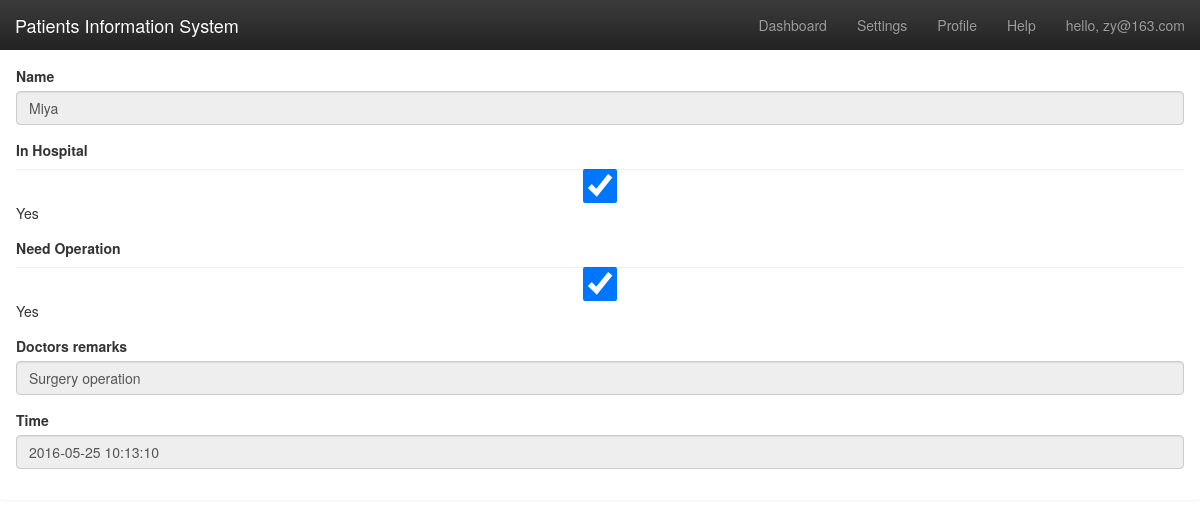
The page /view_treatment_plan.php (signed in) on the database its author committed.
### tables this page shows
CREATE TABLE `tb_treatment` (
  `id` int(11) NOT NULL AUTO_INCREMENT,
  `InHospital` tinyint(1) DEFAULT NULL,
  `IsOperation` tinyint(1) DEFAULT NULL,
  `Remarks` tinytext,
  `patient_id` int(11) DEFAULT NULL,
  `doctor_id` int(11) DEFAULT NULL,
  `recorded_on` datetime NOT NULL DEFAULT CURRENT_TIMESTAMP,
  PRIMARY KEY (`id`),
  UNIQUE KEY `TID_UNIQUE` (`id`),
  KEY `Pid_idx` (`patient_id`),
  KEY `Foreignkey1_idx` (`doctor_id`),
  CONSTRAINT `foreign1_treatment` FOREIGN KEY (`doctor_id`) REFERENCES `tb_doctors` (`Did`) ON DELETE NO ACTION ON UPDATE NO ACTION,
  CONSTRAINT `foreign2_treatment` FOREIGN KEY (`patient_id`) REFERENCES `tb_patients` (`PID`) ON DELETE NO ACTION ON UPDATE NO ACTION
);

CREATE TABLE `tb_patients` (
  `PID` int(11) NOT NULL AUTO_INCREMENT,
  `Married` tinyint(1) DEFAULT NULL,
  `age` int(11) DEFAULT NULL,
  `name` varchar(45) DEFAULT NULL,
  `outdate` date DEFAULT NULL,
  `indate` date DEFAULT NULL,
  `addr` varchar(45) DEFAULT NULL,
  `gender` tinyint(4) DEFAULT NULL,
  `Did` int(11) DEFAULT NULL,
  `Nid` int(11) DEFAULT NULL,
  `email` varchar(30) NOT NULL,
  `is_recovered` tinyint(1) DEFAULT '0',
  `password` varchar(30) DEFAULT NULL,
  `specname` varchar(30) DEFAULT NULL,
  PRIMARY KEY (`PID`),
  UNIQUE KEY `PID_UNIQUE` (`PID`),
  UNIQUE KEY `email_UNIQUE` (`email`),
  KEY `Did_idx` (`Did`),
  KEY `Nid_idx` (`Nid`),
  KEY `foreign1_pa_idx` (`specname`),
  KEY `email` (`email`),
  CONSTRAINT `Did` FOREIGN KEY (`Did`) REFERENCES `tb_doctors` (`Did`) ON DELETE NO ACTION ON UPDATE NO ACTION,
  CONSTRAINT `Nid` FOREIGN KEY (`Nid`) REFERENCES `tb_nurses` (`Nid`) ON DELETE NO ACTION ON UPDATE NO ACTION,
  CONSTRAINT `foreign1_pa` FOREIGN KEY (`specname`) REFERENCES `specialty` (`Specname`) ON DELETE NO ACTION ON UPDATE NO ACTION
);

### view_treatment_plan.php (the view, shortened to what this page needs)
<html>
    <link href="bootstrap-3.3.5-dist/css/bootstrap.min.css" rel="stylesheet">
    <link href="bootstrap-3.3.5-dist/css/bootstrap-theme.min.css" rel="stylesheet">
    <link href="mycss/theme.css" rel="stylesheet">
    <link href="mycss/dashboard.css" rel="stylesheet">
	<?php
		$serverName = "573dc08a9d3d2.bj.cdb.myqcloud.com";
		$serverPort = "14376";
		$password = "patient+infor";
		$username = "root";
		$db_name = "test";
		$conn = new mysqli($serverName, $username, $password, $db_name, $serverPort);
	?>
<body>
	<nav class="navbar navbar-inverse navbar-fixed-top">
      <div class="container-fluid">
        <div class="navbar-header">
          <a class="navbar-brand" href="patientsMain.php">Patients Information System</a>
        </div>
        <div id="navbar" class="navbar-collapse collapse">
          <ul class="nav navbar-nav navbar-right">
            <li><a href="#">Dashboard</a></li>
            <li><a href="#">Settings</a></li>
            <li><a href="#">Profile</a></li>
            <li><a href="#">Help</a></li>
			<li>
				<a href="#">
				<?php
					if (isset($_SESSION['email']))
				      {
							echo "hello, ". $_SESSION['email'];
					  }
					  else
					  {
							echo "hello, Guest";
					  }
				?>
				</a>
			</li>
          </ul>
        </div>
      </div>
    </nav>
	<div class="panel panel-blue margin-bottom-40">
		<div class="panel-body">
			<form class="margin-bottom-40" role="form" method="post">
				<?php
					$sql = "SELECT tb_patients.name, tb_treatment.InHospital, tb_treatment.IsOperation, tb_treatment.Remarks, tb_treatment.recorded_on FROM tb_patients, tb_treatment WHERE tb_patients.email = '$_SESSION[email]' and tb_treatment.patient_id=tb_patients.PID";
					$result = $conn->query($sql);
					if ($result->num_rows > 0)
					{
						$row = $result->fetch_assoc();
						echo "<div class='form-group'>";
						echo "<label for='patient_name'>Name</label>";
						echo "<input type='text' class='form-control' id='patient_name' value='$row[name]' readonly='readonly'>";
						echo "</div>";
						echo "<div class='form-group'>";
						echo "<label for='patient_inhospital'>In Hospital</label>";
						if ($row['InHospital'] == 0)
							echo "<input type='checkbox' class='form-control' id='patient_inhospital' readonly='readonly' checked>"."No"."</input>";
						else if ($row['InHospital'] == 1)
							echo "<input type='checkbox' class='form-control' id='patient_inhospital' readonly='readonly' checked>"."Yes"."</input>";
						echo "</div>";
						echo "<div class='form-group'>";
						echo "<label for='IsOperation'>Need Operation</label>";
						if ($row['IsOperation'] == 0)
							echo "<input type='checkbox' class='form-control' id='IsOperation' readonly='readonly' checked>"."No"."</input>";
						else if ($row['IsOperation'] == 1)
							echo "<input type='checkbox' class='form-control' id='IsOperation' readonly='readonly' checked>"."Yes"."</input>";
						echo "</div>";
						echo "<div class='form-group'>";
						echo "<label for='doctors_Remarks'>Doctors remarks</label>";
						echo "<input type='text' id='doctors_Remarks' name='doctors_Remarks' class='form-control' value='$row[Remarks]' readonly='readonly'>";
						echo "</div>";
						echo "<div class='form-group'>";
						echo "<label for='recorded_on'>Time</label>";
						echo "<input type='text' class='form-control' id='recorded_on' value='$row[recorded_on]' name='recorded_on' readonly='readonly'>";
						echo "</div>";
					}
				?>
			</form>
		</div>
	</div>
</body>
</html>

### mycss/theme.css (style rules this page uses)
body { padding-top: 70px; padding-bottom: 30px; }

### mycss/dashboard.css (style rules this page uses)
body { padding-top: 50px; }
.navbar-fixed-top { border: 0; }

### rows shown on the page
tb_treatment: patient.name "Miya", doctors_Remarks "Surgery operation", recorded_on "2016-05-25 10:13:10"

### other values the page prints
$_SESSION['email'] "zy@163.com"
